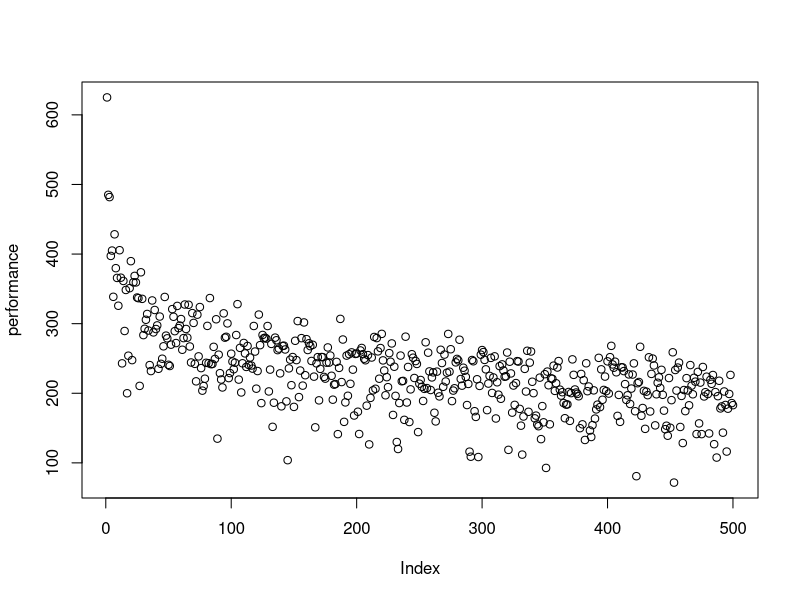
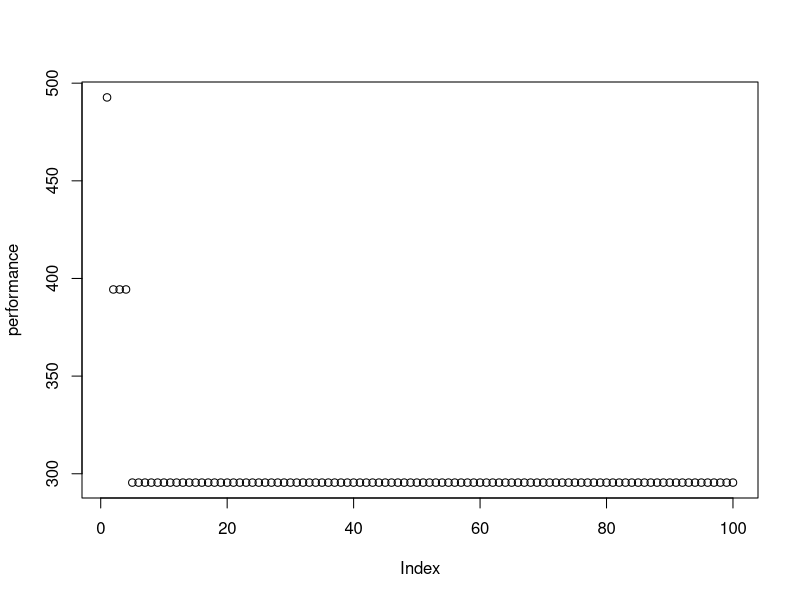
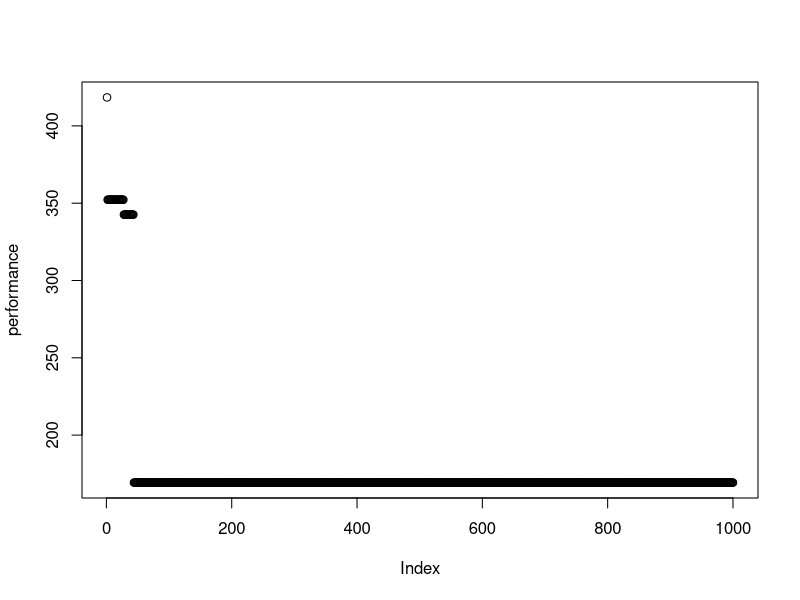
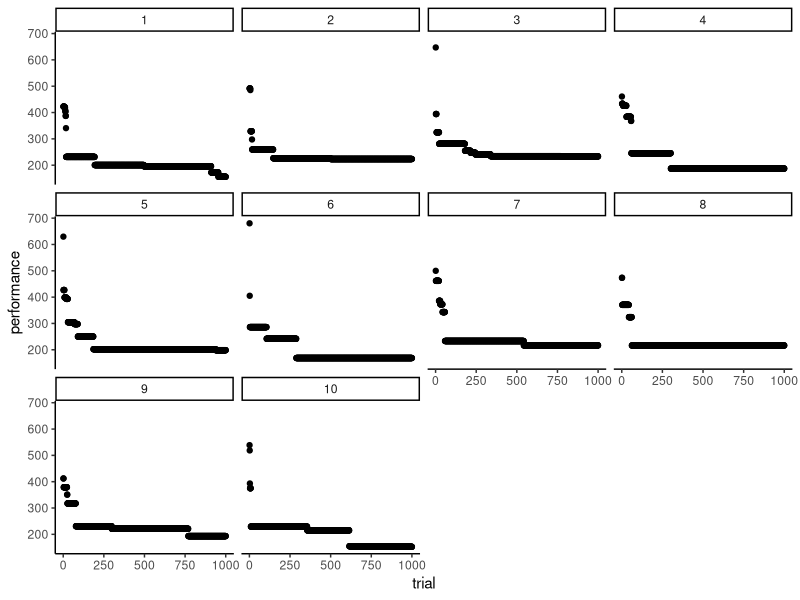

Recreate these plots in R, in order.
## ---- chunk 1
knitr::opts_chunk$set(echo = TRUE)
## ---- chunk 2

performance <- c()

for (traces in 1:500){
  memory_retrieval_time <- min(rnorm(traces, mean = 500, sd = 100))
  performance           <- c(performance,memory_retrieval_time)
}

plot(performance)

## ---- chunk 3

# get 100 memory traces, across 100 practice attempts, each with their own retrieval time

memory_retrieval_times <- rnorm(100, mean = 500, sd = 100) # we could use a differnet distribution if we wanted

performance <- length(100)

for(trial in 1:100){
  performance[trial] <- min(memory_retrieval_times[1:trial]) # fastest one always wins
}

plot(performance)


## ---- chunk 4

memory_retrieval_times <- rnorm(1000, mean = 500, sd = 100) # we could use a differnet distribution if we wanted

performance <- length(1000)

for(trial in 1:1000){
  performance[trial] <- min(memory_retrieval_times[1:trial]) # fastest one always wins
}

plot(performance)


## ---- chunk 5

all_performance<-c()

for (subjects in 1:10) {
  
  memory_retrieval_times <- rnorm(1000, mean = 500, sd = 100) # we could use a differnet distribution if we wanted
  
  performance <- length(1000)
  
  for(trial in 1:1000){
    performance[trial] <- min(memory_retrieval_times[1:trial]) # fastest one always wins
  }
  
all_performance<-c(all_performance,performance)
  
}

subject_df <- data.frame(subject=rep(1:10,each=1000),
                         trial = rep(1:1000,10),
                         performance = all_performance)

library(ggplot2)

ggplot(subject_df, aes(x=trial,y=performance))+
  geom_point()+
  theme_classic()+
  facet_wrap(~subject)


## ---- chunk 6
library(dplyr)

high_entropy <- c(.25,.25,.25,.25)

save_z<-length(10)
for(j in 1:50){

high_entropy_trials <- sample(c(1,2,3,4),1000,prob=high_entropy,replace=T)

high_entropy_df <- data.frame(trials=c(1:1000),
                             item = high_entropy_trials,
                             retrieval_time = rnorm(1000, mean=500, sd=100))

# add running counts of each item
high_entropy_df <- high_entropy_df %>%
                      group_by(item) %>%
                      mutate(Count=row_number())

#probably a nonloop way to do this, oh well
average_RT <- length(1000)
for(i in 1:1000){
  average_RT[i] <- min(rnorm(high_entropy_df$Count[i], mean = 500, sd = 100))
}

high_entropy_df <- cbind(high_entropy_df, RT = average_RT)

model.out<-summary(nls(RT~b*trials^z,start = list(b = 500, z = 1),data=high_entropy_df))
save_z[j] <- model.out$coefficients[2,1]

}

mean(save_z)


low_entropy <- c(.7,.1,.1,.1)

save_z<-length(10)
for(j in 1:50){

low_entropy_trials <- sample(c(1,2,3,4),1000,prob=low_entropy,replace=T)

low_entropy_df <- data.frame(trials=c(1:1000),
                             item = low_entropy_trials,
                             retrieval_time = rnorm(1000, mean=500, sd=100))

# add running counts of each item
low_entropy_df <- low_entropy_df %>%
                      group_by(item) %>%
                      mutate(Count=row_number())

#probably a nonloop way to do this, oh well
average_RT <- length(1000)
for(i in 1:1000){
  average_RT[i] <- min(rnorm(low_entropy_df$Count[i], mean = 500, sd = 100))
}

low_entropy_df <- cbind(low_entropy_df, RT = average_RT)

model.out<-summary(nls(RT~b*trials^z,start = list(b = 500, z = 1),data=low_entropy_df))
save_z[j] <- model.out$coefficients[2,1]

}

mean(save_z)


low_entropy <- c(.97,.01,.01,.01)

save_z<-length(10)
for(j in 1:50){

low_entropy_trials <- sample(c(1,2,3,4),1000,prob=low_entropy,replace=T)

low_entropy_df <- data.frame(trials=c(1:1000),
                             item = low_entropy_trials,
                             retrieval_time = rnorm(1000, mean=500, sd=100))

# add running counts of each item
low_entropy_df <- low_entropy_df %>%
                      group_by(item) %>%
                      mutate(Count=row_number())

#probably a nonloop way to do this, oh well
average_RT <- length(1000)
for(i in 1:1000){
  average_RT[i] <- min(rnorm(low_entropy_df$Count[i], mean = 500, sd = 100))
}

low_entropy_df <- cbind(low_entropy_df, RT = average_RT)

model.out<-summary(nls(RT~b*trials^z,start = list(b = 500, z = 1),data=low_entropy_df))
save_z[j] <- model.out$coefficients[2,1]

}

mean(save_z)


